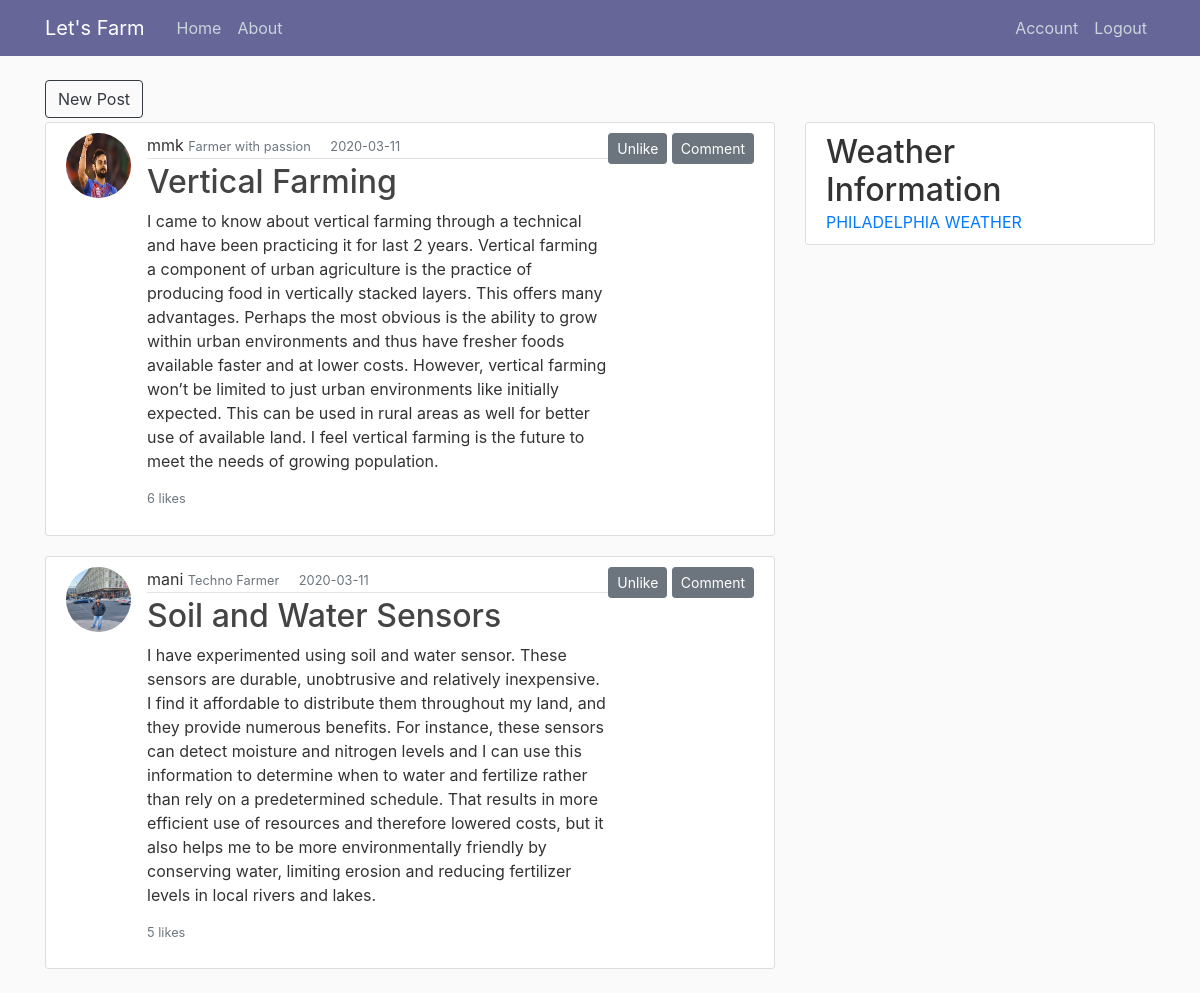
Screenshot of /home (signed in) with the database file from the repository.
### community/models.py (models this page shows, shortened)
class Post(db.Model):
	id = db.Column(db.Integer, primary_key = True)
	title = db.Column(db.String(150), nullable = False)
	date_posted = db.Column(db.DateTime, nullable = False, default=datetime.datetime.utcnow)
	content = db.Column(db.Text, nullable = False)
	user_id = db.Column(db.Integer, db.ForeignKey('user.id'), nullable = False)
	likes = db.relationship('PostLike', backref = 'post', lazy = 'dynamic')
	comments = db.relationship('Comment', backref= 'post', lazy = 'dynamic')

class User(db.Model, UserMixin):
	id = db.Column(db.Integer, primary_key = True)
	username = db.Column(db.String(20), unique = True, nullable = False)
	email = db.Column(db.String(120), unique = True, nullable = False)
	image_file = db.Column(db.String(20), nullable = False, default = 'default.jpg')
	password = db.Column(db.String(60), nullable = False, unique= False)
	bio = db.Column(db.String(200), nullable = True)
	posts = db.relationship('Post', backref = 'author', lazy = True)
	liked = db.relationship('PostLike', foreign_keys = 'PostLike.user_id', backref='user',lazy = 'dynamic')
	comments = db.relationship('Comment', backref= 'author', lazy = 'dynamic')
	def has_liked_post(self,post):
		return PostLike.query.filter(PostLike.user_id ==self.id, PostLike.post_id == post.id).count() > 0

### community/routes.py (the view)
@app.route('/home')
@login_required
def Home():
	try:
		posts = Post.query.order_by(Post.date_posted.desc()) #quering posts
	except NameError:
		posts = Post.query.order_by(Post.date_posted.desc())
	return render_template('home.html', posts=posts)

### community/models.py (called while the page is built)
@login.user_loader
def load_user(usr_id):
	return User.query.get(int(usr_id))

### community/templates/home.html (shortened to what this page needs)
{% extends "layout.html" %}
{% block content %}
<div class="row">
		<div class="col-md-8" >
	        {%if current_user.is_authenticated %}
	          <a class="btn btn-outline-dark" href="{{ url_for('new_post') }}">New Post</a>
	        {% endif %}
	      </div>
	    <div class="col-md-8">
	    {% for post in posts%}
			<article class="media content-section">
				<img class= "rounded-circle post-img" src="{{url_for('static',filename = 'Profile_pics/' +post.author.image_file)}}">
			  <div class="media-body">
			    <div class="article-metadata">
			      <a class="mr-0" >{{ post.author.username }}</a>
			      <small class="text-muted">{{ post.author.bio }} </small>
			      <small class="text-muted ml-3">{{ post.date_posted.strftime('%Y-%m-%d') }} </small>
			    </div>
			    <h2><a class="article-title" href="{{url_for('view_post',post_id = post.id)}}">{{ post.title }}</a></h2>
			    <p class="article-content">{{ post.content }}</p>
			    <small class="text-muted">
			    	<p> {{ post.likes.count() }} likes</p>
			    </small>
			  </div>
			  <div>
			  	{% if current_user.has_liked_post(post) %}
					<a class="btn btn-secondary btn-sm " href="{{ url_for('like_action', post_id=post.id, action='unlike') }}">Unlike</a>
					{% else %}
					<a class="btn btn-secondary btn-sm " href="{{ url_for('like_action', post_id=post.id, action='like') }}">Like</a>
				{% endif %}
			  	<a class="btn btn-secondary btn-sm " href="{{url_for('new_comment', post_id = post.id)}}"> Comment </a>
			  </div>
			</article>
		{%endfor%}
	    </div>
		    <div class="col-md-4">
		      <div class="content-section">
		        <h2 class="mb-0">Weather Information</h2>
				<a class="weatherwidget-io" href="https://forecast7.com/en/39d95n75d17/philadelphia/" data-label_1="PHILADELPHIA" data-label_2="WEATHER" data-theme="hexellence" >PHILADELPHIA WEATHER</a>
		      </div>
		    </div>
	  </div>
{% endblock content %}

### community/static/main.css (style rules this page uses)
body { background: #fafafa; color: #333333; margin-top: 5rem; }
.content-section { background: #ffffff; padding: 10px 20px; border: 1px solid #dddddd; border-radius: 3px; margin-bottom: 20px; }
.article-title { color: #444444; }
.article-content { white-space: pre-line; }
.post-img { height: 65px; width: 65px; margin-right: 16px; }
.article-metadata { padding-bottom: 1px; margin-bottom: 4px; border-bottom: 1px solid #e3e3e3 }
.col-md-8 { margin-bottom: 4px; }

### rows the page displays
Post: image_file (picture), author.username "mmk", author.bio "Farmer with passion", date_posted "2020-03-11", title "Vertical Farming", content "I came to know about vertical farming through a technical and have been practicing it for last 2 years. Vertical farming a component of urban agriculture is the practice of producing food in vertically stacked layers. This offers many advantages. Perhaps the most obvious is the ability to grow within urban environments and thus have fresher foods available faster and at lower costs. However, vertical farming won’t be limited to just urban environments like initially expected. This can be used in rural areas as well for better use of available land. I feel vertical farming is the future to meet the needs of growing population.", likes.count "6"
Post: image_file (picture), author.username "mani", author.bio "Techno Farmer", date_posted "2020-03-11", title "Soil and Water Sensors", content "I have experimented using soil and water sensor. These sensors are durable, unobtrusive and relatively inexpensive. I find it affordable to distribute them throughout my land, and they provide numerous benefits. For instance, these sensors can detect moisture and nitrogen levels and I can use this information to determine when to water and fertilize rather than rely on a predetermined schedule. That results in more efficient use of resources and therefore lowered costs, but it also helps me to be more environmentally friendly by conserving water, limiting erosion and reducing fertilizer levels in local rivers and lakes.", likes.count "5"
